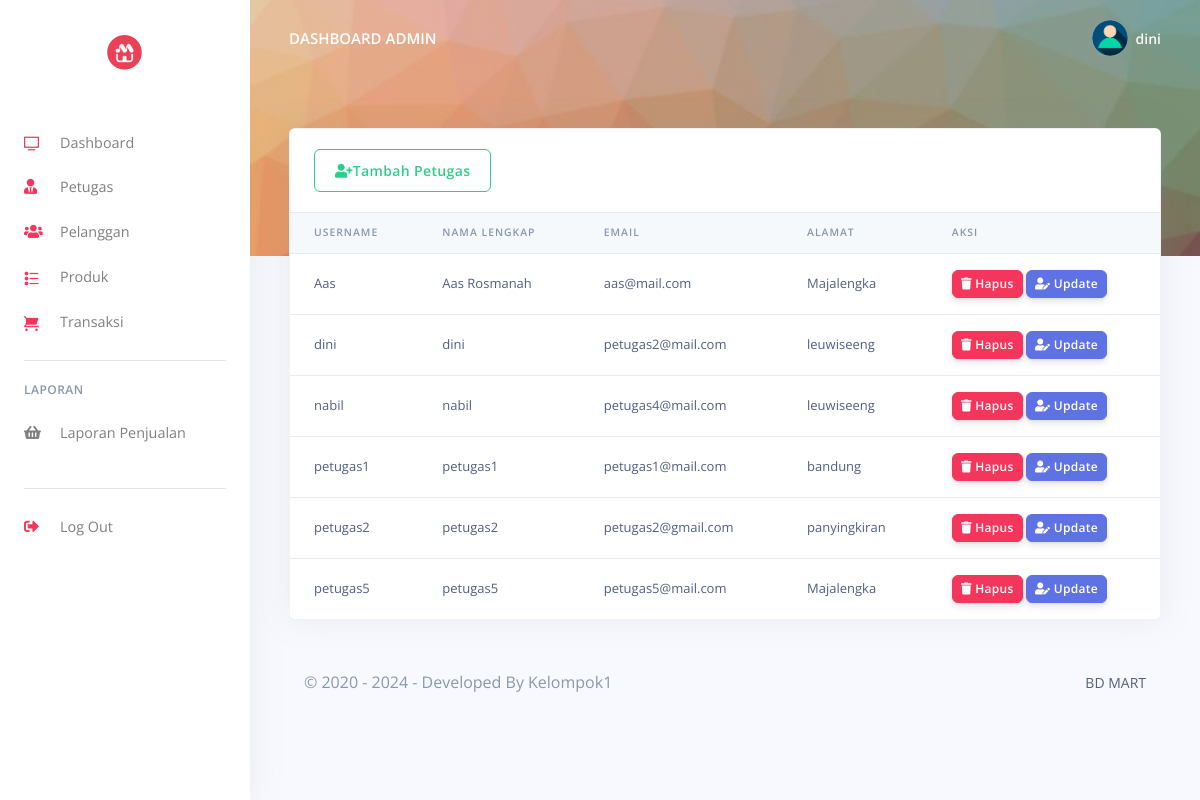
The page /pos/admin/hrm.php (signed in) on the database its author committed.
### tables this page shows
CREATE TABLE `user` (
  `UserID` int(11) NOT NULL,
  `Username` varchar(255) NOT NULL,
  `Password` varchar(255) NOT NULL,
  `Email` varchar(255) NOT NULL,
  `NamaLengkap` varchar(255) NOT NULL,
  `Alamat` varchar(200) NOT NULL,
  `level` enum('admin','petugas') NOT NULL
);

### pos/admin/hrm.php (the view, shortened to what this page needs)
<?php
include('config/checklogin.php');
require_once('partials/_head.php');
?>
<body>
  <?php
  require_once('partials/_sidebar.php');
  ?>
  <div class="main-content">
    <?php
    require_once('partials/_topnav.php');
    ?>
    <div class="container-fluid mt--8">
      <div class="row">
        <div class="col">
          <div class="card shadow">
            <div class="card-header border-0">
              <a href="add_staff.php" class="btn btn-outline-success"><i class="fas fa-user-plus"></i>Tambah Petugas</a>
            </div>
            <div class="table-responsive">
              <table class="table align-items-center table-flush">
                <thead class="thead-light">
                  <tr>
                    <th scope="col">Username</th>
                    <th scope="col">Nama lengkap</th>
                    <th scope="col">Email</th>
                    <th scope="col">Alamat</th>
                    <th scope="col">Aksi</th>
                  </tr>
                </thead>
                <tbody>
                  <?php
                  $ret = "SELECT * FROM  user WHERE level='petugas' ";
                  $stmt = $mysqli->prepare($ret);
                  $stmt->execute();
                  $res = $stmt->get_result();
                  while ($staff = $res->fetch_object()) {
                  ?>
                    <tr>
                      <td><?php echo $staff->Username; ?></td>
                      <td><?php echo $staff->NamaLengkap; ?></td>
                      <td><?php echo $staff->Email; ?></td>
                      <td><?php echo $staff->Alamat; ?></td>
                      <td>
                        <a href="hrm.php?delete=<?php echo $staff->UserID; ?>">
                          <button class="btn btn-sm btn-danger">
                            <i class="fas fa-trash"></i>
                            Hapus
                          </button>
                        </a>
                        <a href="update_staff.php?update=<?php echo $staff->UserID; ?>">
                          <button class="btn btn-sm btn-primary">
                            <i class="fas fa-user-edit"></i>
                            Update
                          </button>
                        </a>
                      </td>
                    </tr>
                  <?php } ?>
                </tbody>
              </table>
            </div>
          </div>
        </div>
      </div>
      <?php
      require_once('partials/_footer.php');
      ?>
    </div>
  </div>
</body>
</html>

### pos/admin/partials/_sidebar.php (shortened to what this page needs)
<?php
$UserID = $_SESSION['UserID'];
$ret = "SELECT * FROM  user  WHERE UserID = '$UserID'";
$stmt = $mysqli->prepare($ret);
$stmt->execute();
$res = $stmt->get_result();
while ($admin = $res->fetch_object()) {
?>
  <nav class="navbar navbar-vertical fixed-left navbar-expand-md navbar-light bg-white" id="sidenav-main">
    <div class="container-fluid">
      <a class="navbar-brand" href="dashboard.php">
        <img src="assets/img/brand/logo.jpg" class="navbar-brand-img img-fluid" alt="...">
      </a>
      <div class="collapse navbar-collapse" id="sidenav-collapse-main">
        <ul class="navbar-nav">
          <li class="nav-item">
            <a class="nav-link" href="dashboard.php">
              <i class="ni ni-tv-2 text-danger"></i> Dashboard
            </a>
          </li>
          <li class="nav-item">
            <a class="nav-link" href="hrm.php">
              <i class="fas fa-user-tie text-danger"></i> Petugas
            </a>
          </li>
          <li class="nav-item">
            <a class="nav-link" href="customes.php">
              <i class="fas fa-users text-danger"></i> Pelanggan
            </a>
          </li>
          <li class="nav-item">
            <a class="nav-link" href="products.php">
              <i class="ni ni-bullet-list-67 text-danger"></i>Produk
            </a>
          </li>
          <li class="nav-item">
            <a class="nav-link" href="orders.php">
              <i class="ni ni-cart text-danger"></i> Transaksi
            </a>
          </li>
        </ul>
        <hr class="my-3">
        <h6 class="navbar-heading text-muted">Laporan</h6>
        <ul class="navbar-nav mb-md-3">
          <li class="nav-item">
            <a class="nav-link" href="report.php">
              <i class="fas fa-shopping-basket"></i> Laporan Penjualan
            </a>
          </li>
        </ul>
        <hr class="my-3">
        <ul class="navbar-nav mb-md-3">
          <li class="nav-item">
            <a class="nav-link" href="logout.php">
              <i class="fas fa-sign-out-alt text-danger"></i> Log Out
            </a>
          </li>
        </ul>
      </div>
    </div>
  </nav>
<?php } ?>

### pos/admin/partials/_topnav.php (shortened to what this page needs)
<?php
$UserID = $_SESSION['UserID'];
$ret = "SELECT * FROM  user  WHERE UserID = '$UserID'";
$stmt = $mysqli->prepare($ret);
$stmt->execute();
$res = $stmt->get_result();
while ($admin = $res->fetch_object()) {
?>
    <nav class="navbar navbar-top navbar-expand-md navbar-dark" id="navbar-main">
        <div class="container-fluid">
            <a class="h4 mb-0 text-white text-uppercase d-none d-lg-inline-block" href="dashboard.php">Dashboard Admin</a>
            <ul class="navbar-nav align-items-center d-none d-md-flex">
                <li class="nav-item dropdown">
                    <a class="nav-link pr-0" href="#" role="button" data-toggle="dropdown" aria-haspopup="true" aria-expanded="false">
                        <div class="media align-items-center">
                            <span class="avatar avatar-sm rounded-circle">
                                <img alt="Image placeholder" src="assets/img/theme/user-a-min.png">
                            </span>
                            <div class="media-body ml-2 d-none d-lg-block">
                                <span class="mb-0 text-sm  font-weight-bold"><?php echo $admin->Username; ?></span>
                            </div>
                        </div>
                    </a>
                </li>
            </ul>
        </div>
    </nav>
<?php } ?>

### rows shown on the page
user: Username "dini"
user: Username "Aas", NamaLengkap "Aas Rosmanah", Email "aas@mail.com", Alamat "Majalengka"
user: Username "dini", NamaLengkap "dini", Email "petugas2@mail.com", Alamat "leuwiseeng"
user: Username "nabil", NamaLengkap "nabil", Email "petugas4@mail.com", Alamat "leuwiseeng"
user: Username "petugas1", NamaLengkap "petugas1", Email "petugas1@mail.com", Alamat "bandung"
user: Username "petugas2", NamaLengkap "petugas2", Email "petugas2@gmail.com", Alamat "panyingkiran"
user: Username "petugas5", NamaLengkap "petugas5", Email "petugas5@mail.com", Alamat "Majalengka"
